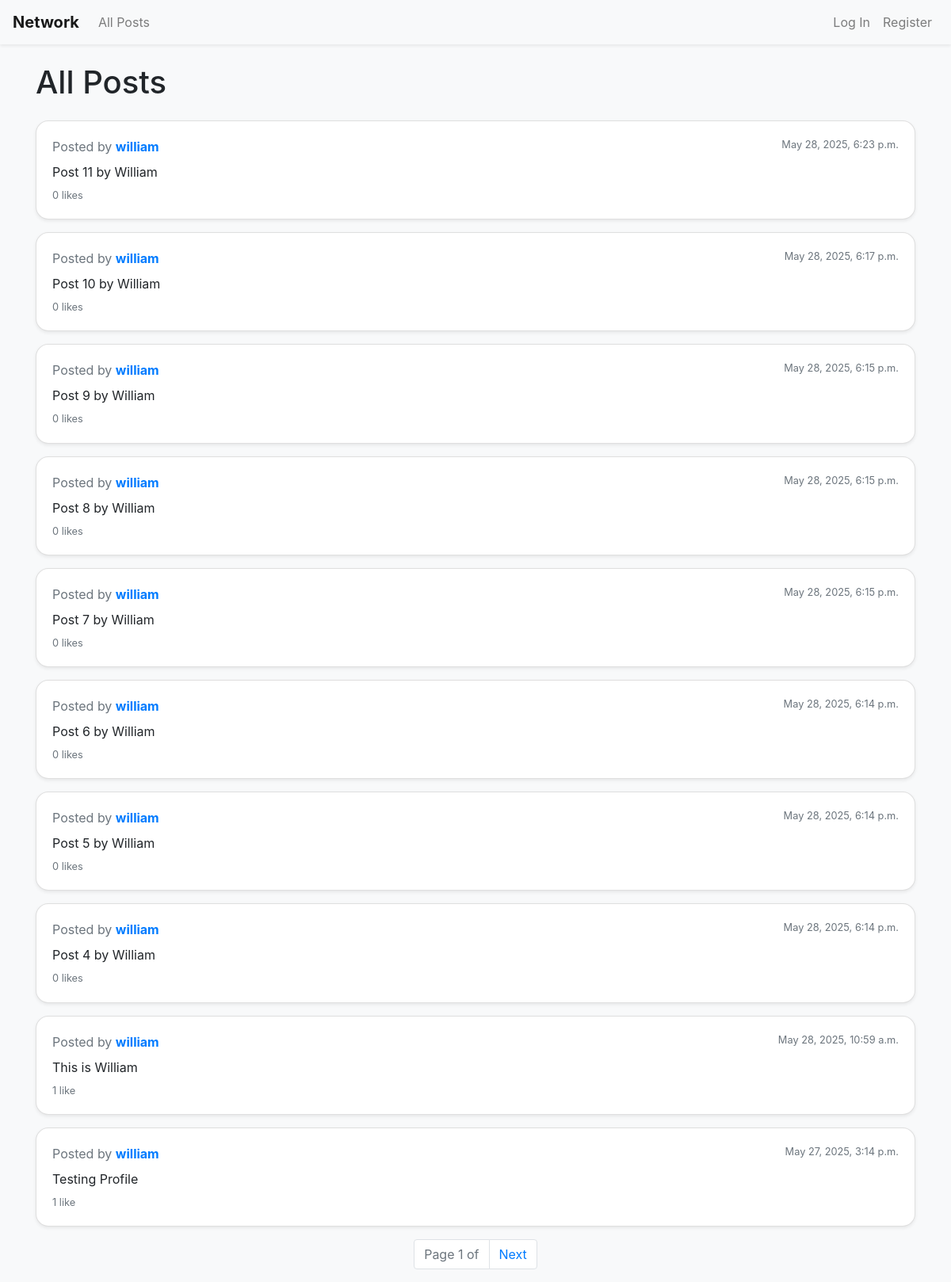
The page / on the database its author committed.
### network/models.py (models this page shows, shortened)
class Post(models.Model):
    content = models.CharField(max_length=140)
    author = models.ForeignKey(User, on_delete=models.CASCADE, related_name='posts')
    timestamp = models.DateTimeField(auto_now_add=True)
    class Meta:
        ordering = ['-timestamp']

class User(AbstractUser):
    pass

### network/views.py (the view)
# urls.py: path("", views.index, name="index"),
def index(request):
    if request.method == 'POST':
        if not request.user.is_authenticated:
            return redirect('login')
        content = request.POST['content']
        Post.objects.create(content=content, author=request.user)
        return redirect('index')
    else:
        all_posts = Post.objects.all().order_by('-timestamp')
        paginator = Paginator(all_posts, 10)
        post_number = request.GET.get('page')
        posts = paginator.get_page(post_number)
        likes = []
        if request.user.is_authenticated:
            likes = Like.objects.filter(post__in=all_posts).values_list('post_id', flat=True)
        return render(request, "network/index.html", {
            'likes': likes,
            'posts': posts,
        })

### network/templates/network/index.html (shortened to what this page needs)
{% extends "network/layout.html" %}
{% block body %}
<div class="container mt-4">
    <h1 class="mb-4">All Posts</h1>
    {% for post in posts %}
        <div class="card mb-3 shadow-sm">
            <div class="card-body">
                <div class="d-flex justify-content-between mb-2">
                    <div class="text-muted">
                        Posted by <a  href="{% url 'profile' post.author.id %}"><strong>{{ post.author.username }}</strong></a>
                    </div>
                    <div class="text-muted small">
                        {{ post.timestamp }}
                    </div>
                </div>
                <div class="d-flex justify-content-between align-items-center">
                    <p class="card-text mb-0" id="post-content-{{ post.id }}">{{ post.content }}</p>
                </div>
                <div class="d-flex justify-content-between align-items-center mt-2">
                    <div class="text-muted small" id="like-{{ post.id }}">
                        {{ post.likes.count }} like{{ post.likes.count|pluralize }}
                    </div>
                </div>
            </div>
        </div>
    {% empty %}
        <p>No posts to show.</p>
    {% endfor %}
    <nav>
        <ul class="pagination justify-content-center">
            <li class="page-item disabled">
                <span class="page-link">Page {{ posts.number }} of {{ posts.paginator.post_num }}</span>
            </li>
            {% if posts.has_next %}
                <li class="page-item">
                    <a class="page-link" href="?page={{ posts.next_page_number }}">Next</a>
                </li>
            {% endif %}
        </ul>
    </nav>
</div>
{% endblock %}

### network/templates/network/layout.html (shortened to what this page needs)
{% load static %}
<!DOCTYPE html>
<html lang="en">
    <head>
        <link rel="stylesheet" href="https://stackpath.bootstrapcdn.com/bootstrap/4.4.1/css/bootstrap.min.css">
        <link rel="stylesheet" href="https://cdnjs.cloudflare.com/ajax/libs/font-awesome/6.5.0/css/all.min.css">
        <link rel="stylesheet" href="https://stackpath.bootstrapcdn.com/bootstrap/4.4.1/css/bootstrap.min.css">
        <link href="{% static 'network/styles.css' %}" rel="stylesheet">
    </head>
    <body>
        <nav class="navbar navbar-expand-lg navbar-light bg-light shadow-sm">
            <a class="navbar-brand font-weight-bold" href="{% url 'index' %}">Network</a>
            <div class="collapse navbar-collapse" id="navbarContent">
                <ul class="navbar-nav mr-auto">
                    <li class="nav-item">
                        <a class="nav-link" href="{% url 'index' %}">All Posts</a>
                    </li>
                </ul>
                <ul class="navbar-nav">
                    {% if user.is_authenticated %}
                        <li class="nav-item">
                            <a class="nav-link text-danger" href="{% url 'logout' %}">Log Out</a>
                        </li>
                    {% else %}
                        <li class="nav-item">
                            <a class="nav-link" href="{% url 'login' %}">Log In</a>
                        </li>
                        <li class="nav-item">
                            <a class="nav-link" href="{% url 'register' %}">Register</a>
                        </li>
                    {% endif %}
                </ul>
            </div>
        </nav>
        <div class="body">
            {% block body %}
            {% endblock %}
        </div>
    </body>
</html>

### network/static/network/styles.css (style rules this page uses)
body { background-color: #f8f9fa; }
.card { border-radius: 1rem; }

### rows shown on the page
Post: author.username "william", timestamp "May 28, 2025, 6:23 p.m.", content "Post 11 by William", likes.count "0"
Post: author.username "william", timestamp "May 28, 2025, 6:17 p.m.", content "Post 10 by William", likes.count "0"
Post: author.username "william", timestamp "May 28, 2025, 6:15 p.m.", content "Post 9 by William", likes.count "0"
Post: author.username "william", timestamp "May 28, 2025, 6:15 p.m.", content "Post 8 by William", likes.count "0"
Post: author.username "william", timestamp "May 28, 2025, 6:15 p.m.", content "Post 7 by William", likes.count "0"
Post: author.username "william", timestamp "May 28, 2025, 6:14 p.m.", content "Post 6 by William", likes.count "0"
Post: author.username "william", timestamp "May 28, 2025, 6:14 p.m.", content "Post 5 by William", likes.count "0"
Post: author.username "william", timestamp "May 28, 2025, 6:14 p.m.", content "Post 4 by William", likes.count "0"
Post: author.username "william", timestamp "May 28, 2025, 10:59 a.m.", content "This is William", likes.count "1"
Post: author.username "william", timestamp "May 27, 2025, 3:14 p.m.", content "Testing Profile", likes.count "1"

### other values the page prints
{{ posts.number }} "1"
